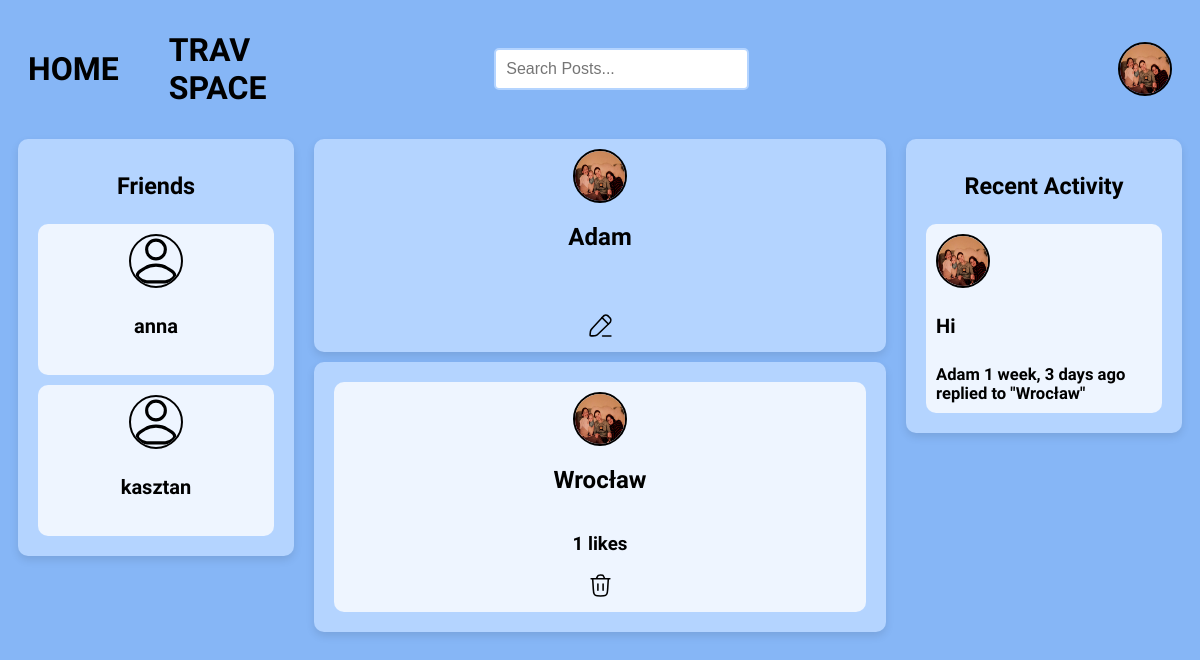
The page /profile/Adam/ (signed in) on the database its author committed.
### base/models.py (models this page shows)
class User(AbstractUser):
    name = models.CharField(max_length=100, null=True)
    email = models.EmailField(unique=True)
    bio = models.TextField(null=True, blank=True)
    avatar = models.ImageField(null=True, default='user-avatar.svg')
    USERNAME_FIELD = 'email'
    REQUIRED_FIELDS = ['username']

class Post(models.Model):
    host = models.ForeignKey(User, on_delete=models.SET_NULL, null=True)
    topic = models.ForeignKey(Topic, on_delete=models.SET_NULL, null=True)
    title = models.CharField(max_length=100)
    date_created = models.DateTimeField(auto_now_add=True)
    localisation = models.CharField(max_length=100)
    description = models.TextField(null=True, blank=True)
    participants = models.ManyToManyField(User, related_name='participants', blank=True)
    rate = models.IntegerField()
    image = models.ImageField(upload_to='posts/', blank=True, null=True)
    likes = models.IntegerField(default=0)
    class Meta:
        ordering = ['-date_created']
    def __str__(self):
        return self.title

class Comment(models.Model):
    user = models.ForeignKey(User, on_delete=models.CASCADE)
    post = models.ForeignKey(Post, on_delete=models.CASCADE)
    body = models.TextField()
    date_created = models.DateTimeField(auto_now_add=True)
    class Meta:
        ordering = ['-date_created']
    def __str__(self):
        return self.body[0:25]

### base/views.py (the view)
# urls.py: path('profile/<str:username>/', views.profilePage, name='user_profile'),
@login_required(login_url='login')
def profilePage(request, username):
    user = get_object_or_404(User, username=username)
    posts = user.post_set.all()
    post_comments = user.comment_set.all()
    topics = Topic.objects.all()
    is_own_profile = user == request.user
    friend_list = None
    if is_own_profile:
        friend_list = request.user.friend_list.friends.all()
    is_friend = False
    if request.user.friend_list.friends.filter(id=user.id).exists():
        is_friend = True
    friend_requests = None
    if is_own_profile:
        friend_requests = FriendRequest.objects.filter(receiver=request.user, is_active=True)
    context = {
        'user': user,
        'posts': posts,
        'post_comments': post_comments,
        'topics': topics,
        'friend_requests': friend_requests,
        'is_friend': is_friend,
        'friends': friend_list if is_own_profile else None
    }
    return render(request, 'base/profile.html', context)

### base/templates/base/profile.html (shortened to what this page needs)
{% extends 'main.html' %}
{% block content %}
<div class="profile-container">
    <div>
        {% if user == request.user %}
            {% include 'base/components/friend_list_component.html' %}
        {% endif %}
    </div>
    <div>
        {% include 'base/components/info_profile_component.html' %}
        {% include 'base/components/feed_component.html' %}
    </div>
    <div>
        {% include 'base/components/activity_component.html' %}
    </div>
</div>
{% endblock %}

### templates/navbar.html (shortened to what this page needs)
{% load static %}
<div class="navbar-container">
    <div style="display: flex; align-items: center;">
        <a href="/" style="margin-right: 20px; margin-left: 10px;">
            <h1>HOME</h1>
        </a>
            <h1>TRAV SPACE</h1>
    </div>
    {% include 'searchbar.html' %}
    <div class="navbar-container-right">
        {% if request.user.is_authenticated %}
        <div class="dropdown">
            <div class="navbar-avatar">
                <a href="{% url 'user_profile' request.user.username %}"><img src="{{ request.user.avatar.url }}"/></a>
            </div>
        </div>
        {% else %}
        <div class="login-button">
            <a href="{% url 'login' %}">Login</a>
        </div>
        {% endif %}
    </div>
</div>

### base/templates/base/components/friend_list_component.html
{% load static %}
<div class="friend-list-container">
    <h3>Friends</h3>
        {% for friend in friends %}
            <div class="friend-list-single">
                <a href="{% url 'user_profile' friend.username %}">
                    <div class="avatar">
                        <img src="{{friend.avatar.url}}" />
                    </div>
                </a>
                <h4>{{friend.username}}</h4>
            </div>
        {% endfor %}
</div>

### base/templates/base/components/info_profile_component.html (shortened to what this page needs)
{% load static %}
<div class="info-up">
        <div class="avatar">
            <img src="{{user.avatar.url}}"/>
        </div>
    <h2>{{user.username}}</h2>
    {% if user == request.user %}
        <a href="{% url 'edit_user' %}">
            <img src="{% static 'images/edit-pencil.svg' %}" alt="edit">
        </a>
    {% endif %}
</div>

### base/templates/base/components/feed_component.html
{% load static %}
<div class="feed-container">
    {% for post in posts %}
        <div class="post-feed-container" id="post_feed_container">
            <div class="avatar">
                <img src="{{post.host.avatar.url}}" />
            </div>
            <h2><a href="{% url 'post' post.id %}">{{post.title}}</a></h2>
            <h3>{{post.likes}} likes</h3>
            {% if request.user == post.host %}
            <a href="{% url 'delete_post' post.id %}"><img src="{% static 'images/delete-trash.svg' %}" alt="trash"></a>
            {% endif %}
        </div>
    {% endfor %}
</div>

### base/templates/base/components/activity_component.html (shortened to what this page needs)
<div class="activity-container">
    <h3>Recent Activity</h3>
    {% for comment in post_comments %}
        <div class="activity-container-comment">
            <div class="avatar">
                <a href="{% url 'user_profile' comment.user.username %}">
                    <img src="{{comment.user.avatar.url}}" />
                </a>
            </div>
            <h4>{{comment}}</h4>
            <h5><a href="{% url 'user_profile' comment.user.username %}">{{comment.user.username}}</a> {{comment.date_created|timesince}} ago</h5>
            <h5>replied to "{{comment.post}}"</h5>
        </div>
    {% endfor %}
</div>

### static/styles/main.css (style rules this page uses)
body { background-color: #86B6F6; font-family: 'Source Sans 3', sans-serif; }
html { scrollbar-width: none; -ms-overflow-style: none; }
a { text-decoration: none; color: black; }
.info-up { background-color: #B4D4FF; margin-left: 10px; margin-bottom: 10px; margin-right: 10px; border-radius: 10px; padding: 10px; box-shadow: 0 4px 8px rgba(0, 0, 0, 0.1); display: flex; flex-direction: column; align-items: center; }
.feed-container { background-color: #B4D4FF; margin-left: 10px; margin-right: 10px; border-radius: 10px; padding: 10px; box-shadow: 0 4px 8px rgba(0, 0, 0, 0.1); }
.post-feed-container { background-color: #EEF5FF; margin-left: 10px; margin-right: 10px; border-radius: 10px; padding: 10px; margin: 10px; display: flex; flex-direction: column; align-items: center; }
.activity-container { background-color: #B4D4FF; margin-right: 10px; margin-left: 10px; border-radius: 10px; padding: 10px; font-size: 20px; box-shadow: 0 4px 8px rgba(0, 0, 0, 0.1); }
.activity-container h3 { text-align: center; }
.activity-container a { text-align: center; }
.activity-container-comment { background-color: #EEF5FF; margin: 10px; border-radius: 10px; padding: 10px; }
.activity-container-comment h5 { margin: auto; }
.profile-container { display: grid; grid-template-columns: 1fr 2fr 1fr; }
.avatar img { vertical-align: middle; width: 50px; height: 50px; border-radius: 50%; border: 2px solid black; }
.friend-list-container { background-color: #B4D4FF; margin-right: 10px; margin-left: 10px; margin-bottom: 10px; border-radius: 10px; padding: 10px; font-size: 20px; box-shadow: 0 4px 8px rgba(0, 0, 0, 0.1); }
.friend-list-container h3 { text-align: center; }
.friend-list-single { background-color: #EEF5FF; margin: 10px; border-radius: 10px; padding: 10px; text-align: center; }

### static/styles/navbar.css (style rules this page uses)
.navbar-container { display: grid; grid-template-columns: 1fr 3fr 1fr; align-items: center; border-radius: 10px; margin: 10px; }
.navbar-container-right { display: flex; align-items: right; margin-left: auto; }
.dropdown { position: relative; display: inline-block; }
.navbar-avatar img { vertical-align: middle; width: 50px; height: 50px; border-radius: 50%; margin-left: 10px; margin-right: 10px; border: 2px solid black; }

### rows shown on the page
User: user.avatar (picture), avatar (picture), username "Adam"
User: avatar (picture), username "anna"
User: avatar (picture), username "kasztan"
Post: host.avatar (picture), title "Wrocław", likes "1"
Comment: user.avatar (picture), body "Hi", user.username "Adam", date_created "1 week, 3 days", post "Wrocław"
